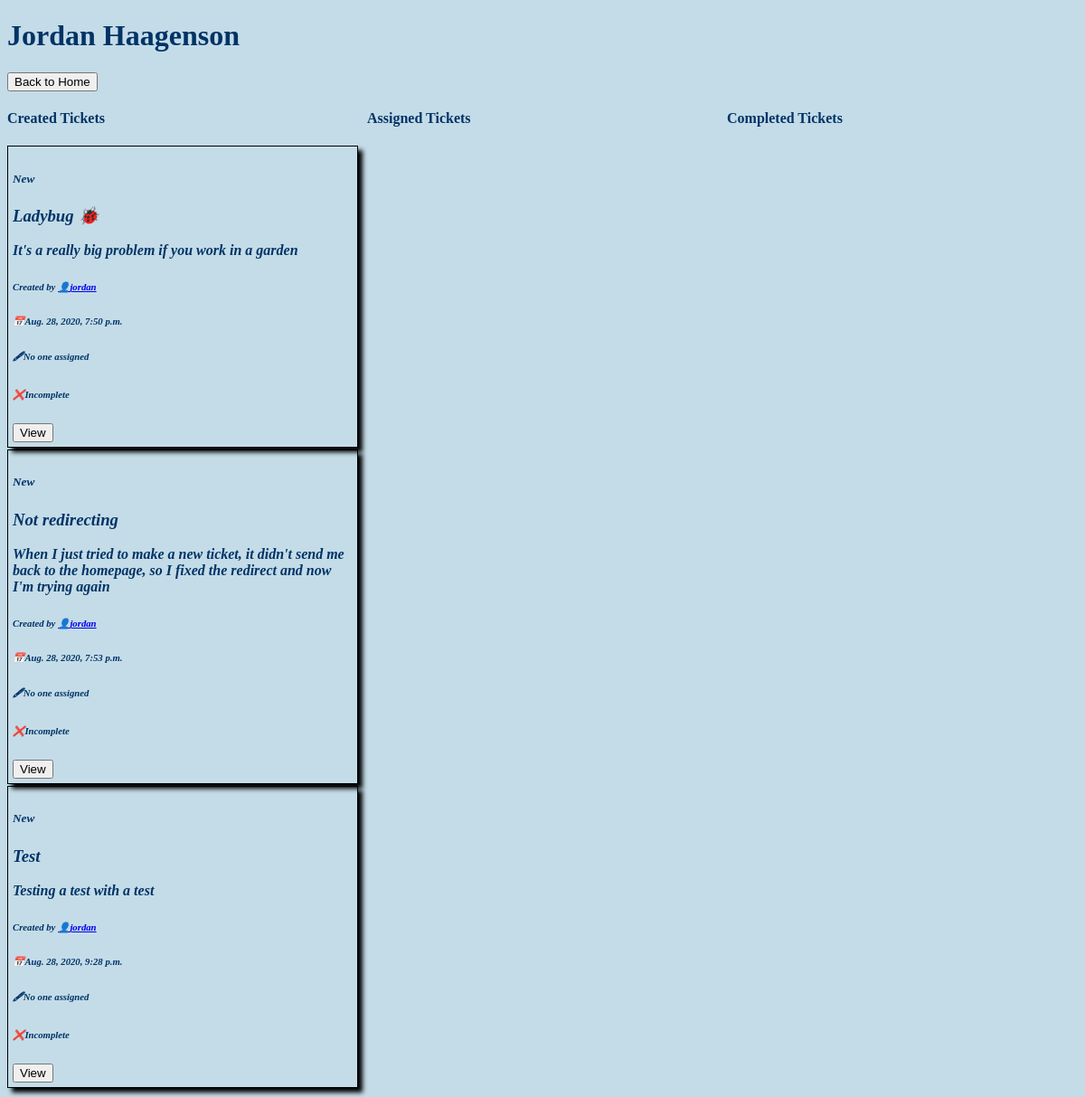
The app's page /user/1 (signed in), older data.
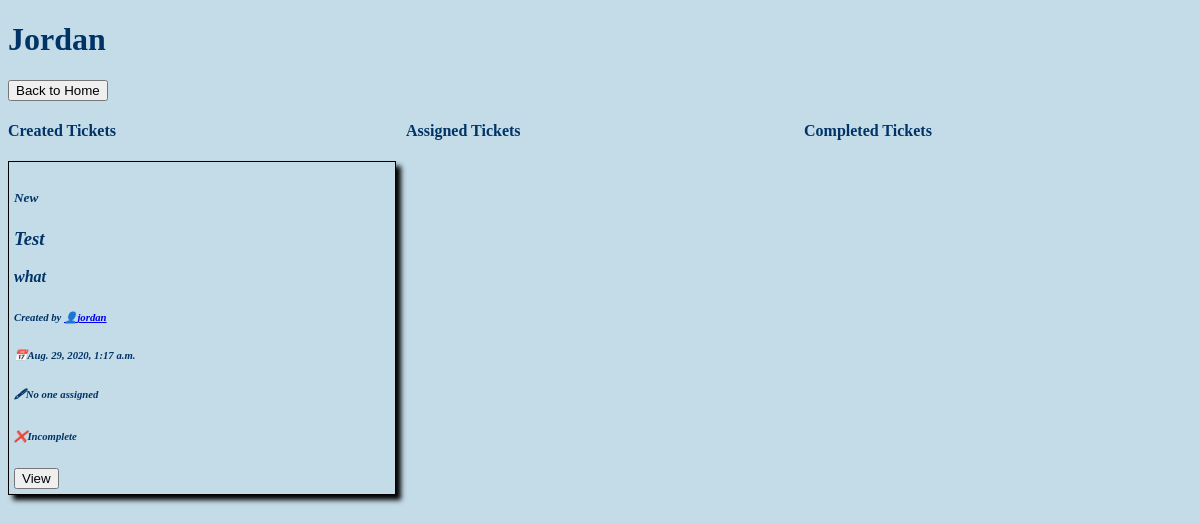
The same page, newer data.
### customuser/models.py (models this page shows)
class CustomUser(AbstractUser):
    display_name = models.CharField(max_length=50, unique=True)
    USERNAME_FIELD = 'username'
    REQUIRED_FIELDS = ['display_name']
    def __str__(self):
        return self.username

### bugtrack/models.py (models this page shows, shortened)
class Ticket(models.Model):
    NEW = 'New'
    ASSIGNED = 'In Progress'
    INVALID = 'Invalid'
    COMPLETE = 'Done'
    STATUS_CHOICES = [
        (NEW, 'New'),
        (ASSIGNED, 'In Progress'),
        (INVALID, 'Invalid'),
        (COMPLETE, 'Done')
    ]
    title = models.CharField(max_length=150)
    time_created = models.DateTimeField(default=timezone.now)
    description = models.CharField(max_length=250)
    created_by = models.ForeignKey(CustomUser, on_delete=models.CASCADE, related_name='created_by')
    status = models.CharField(max_length=11, choices=STATUS_CHOICES, default=NEW)
    assigned_to = models.ForeignKey(CustomUser, on_delete=models.CASCADE, default=None, null=True, blank="True", related_name='assigned_to')
    completed_by = models.ForeignKey(CustomUser, on_delete=models.CASCADE, default=None, null=True, blank='True', related_name='completed_by')

### customuser/views.py (the view)
# urls.py: path('user/<int:userid>', user_details, name='user_details')
@login_required
def user_details(request, userid):
    user = CustomUser.objects.get(id=userid)
    assigned = Ticket.objects.filter(assigned_to=user)
    completed = Ticket.objects.filter(completed_by=user)
    created = Ticket.objects.filter(created_by=user)
    return render(request, 'profile.html',
                  {'user': user, 'assigned': assigned, 'completed': completed, 'created': created})

### templates/profile.html (shortened to what this page needs)
<!DOCTYPE html>
<html lang="en">
<head>
</head>
<body>
    <h1>{{ user.display_name }}</h1>
    <a href="/"><button>Back to Home</button></a>
    <div class='container'>
        <div>
            <h4 class='title'>Created Tickets</h4>
            {% for ticket in created %}
            <div class='ticket'>
                {% include './partials/ticket.html' %}
            </div>
            {% endfor %}
        </div>
        <div>
            <h4 class='title'>Assigned Tickets</h4>
        </div>
        <div>
            <h4 class='title'>Completed Tickets</h4>
        </div>
    </div>
</body>
</html>

### templates/partials/ticket.html
{% block generic_ticket %}
<div id="ticket">
    <div>
        <h5>{{ ticket.status }}</h5>
        <h3>{{ ticket.title }}</h3>
        <p>{{ ticket.description }}</p>
        <h6>Created by <a href="/user/{{ ticket.created_by.id }}">👤{{ ticket.created_by }}</a></h6>
        <h6>📅{{ ticket.time_created }}</h6>
        {% if ticket.assigned_to is not None %}
            <h6>Assigned to <a href="/user/{{ ticket.assigned_to.id }}">👤{{ ticket.assigned_to }}</a></h6>
        {% else %}
            <h6>🖋No one assigned</h6>
        {% endif %}
        {% if ticket.completed_by is not None %}
            <h6>Completed by <a href="/user/{{ ticket.completed_by.id }}">👤{{ ticket.completed_by }}</a></h6>
        {% else %}
            <h6>❌Incomplete</h6>
        {% endif %}
    </div>
    <a href="/ticket/{{ ticket.id }}/"><button>View</button></a>
</div>
{% endblock %}

Row changes from the older to the newer data that the page shows:
no longer on this page (row edited): Ticket: status "New", title "Ladybug 🐞", description "It's a really big problem if you work in a garden", created_by "jordan", time_created "Aug. 28, 2020, 7:50 p.m.", shows "🖋No one assigned", shows "❌Incomplete"
removed Ticket: status "New", title "Test", description "Testing a test with a test", created_by "jordan", time_created "Aug. 28, 2020, 9:28 p.m.", shows "🖋No one assigned", shows "❌Incomplete"
changed CustomUser: display_name "Jordan Haagenson" → "Jordan"
changed Ticket "New": title "Not redirecting" → "Test"; description "When I just tried to make a new ticket, it didn't send me back to the homepage, so I fixed the redirect and now I'm trying again" → "what"; time_created "Aug. 28, 2020, 7:53 p.m." → "Aug. 29, 2020, 1:17 a.m."
